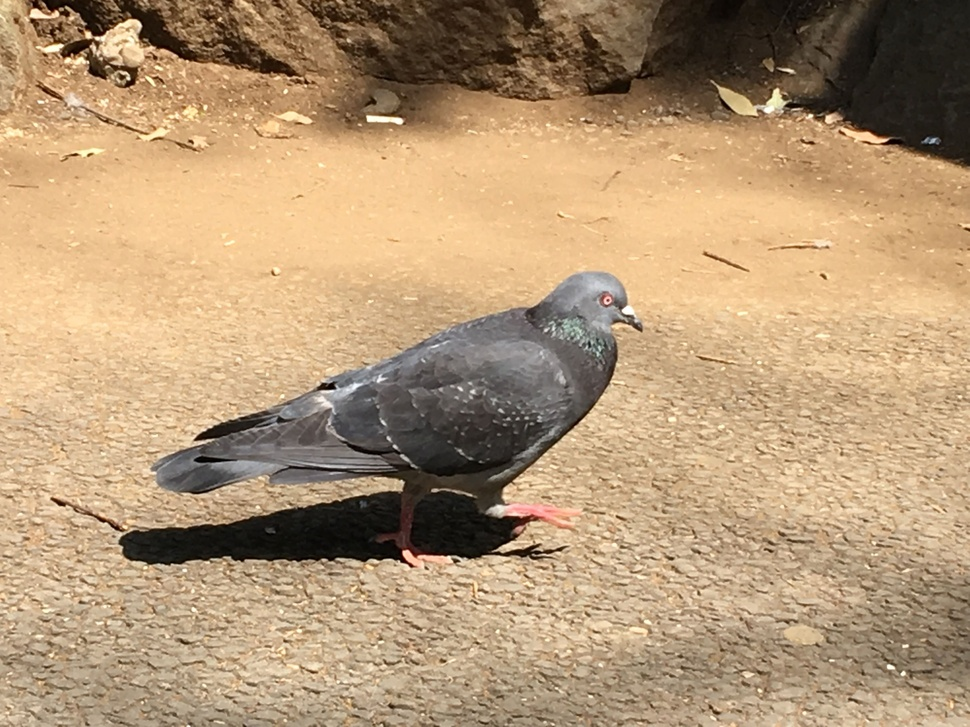
#> input picture outputdata/hw1/result.jpg, 970 x 727 px, shrunk from 4032 x 3024 before the run
$ python restore.py   (Python 2 division)
#> lines starting #> are read from the running program, lines starting #| are printed output that depends on the picture
import numpy as np
import cv2

hidden = cv2.imread("../../outputdata/hw1/result.jpg")
#> hidden is the input picture: shape (727, 970, 3); mean B, G, R 118.2, 151.7, 179.5

hiddenLayer = cv2.split(hidden)[0]
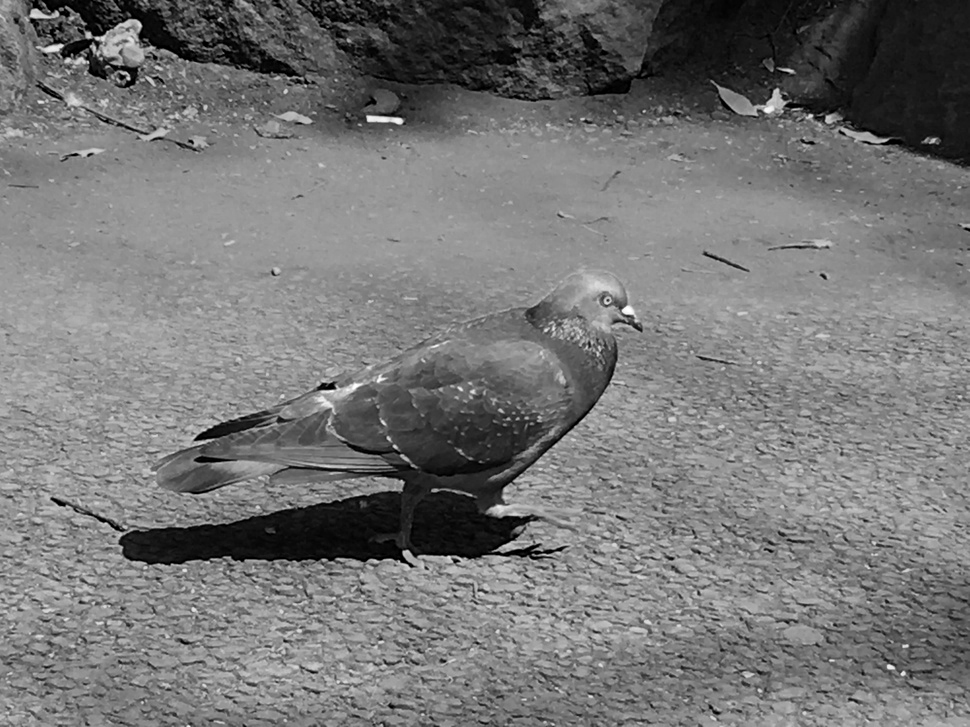
#> hiddenLayer: shape (727, 970); min 0, max 255, mean 118.2
print hidden.shape
#| (727, 970, 3)
hiddenName = hiddenLayer.copy()
m, n = hiddenLayer.shape
#> m = 727; n = 970
for i in range(m):
    for j in range(n):
        hiddenName[i, j] = hiddenLayer[i, j] % 2
        if hiddenName[i, j] == 0:
            hiddenName[i, j] = 255
        else:
            hiddenName[i, j] = 0
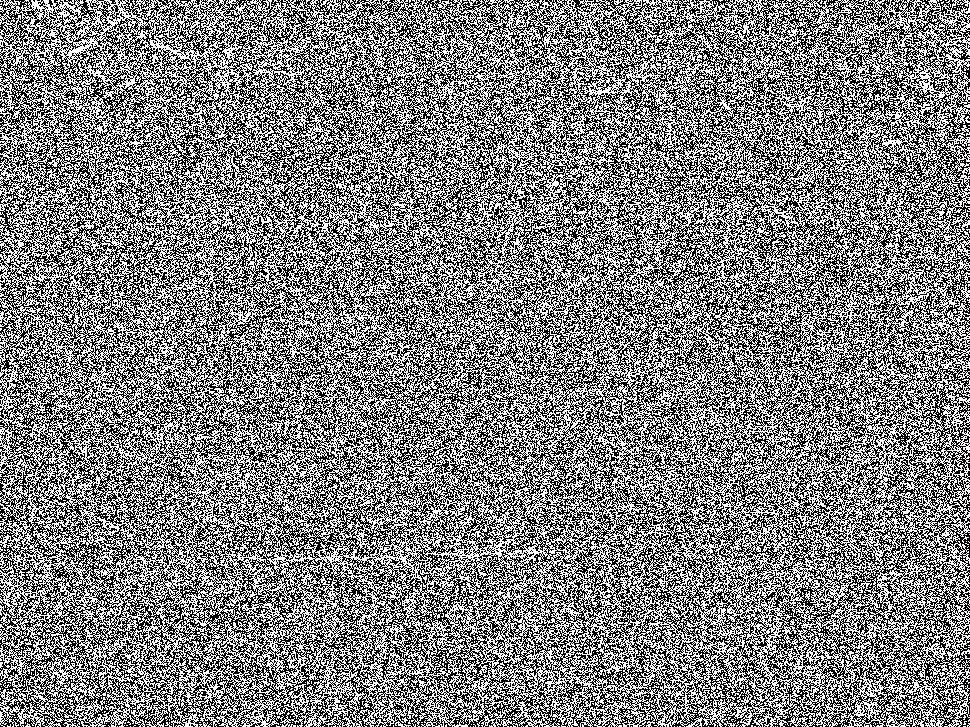
#> hiddenName: shape (727, 970); 50.2% white; black in thin lines or dots

print hiddenName
#> (printed output is left out)
# [4 lines of commented-out code are left out]
